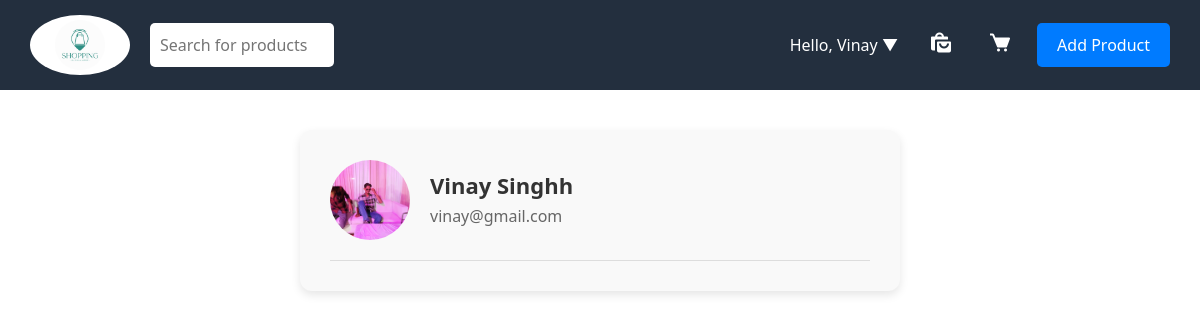
Screenshot of /profile/ (signed in) with the database file from the repository.
### apps/shop/models.py (models this page shows)
class User(AbstractUser):
    username = None
    email = models.EmailField(unique=True)
    first_name = models.CharField(max_length=20, null=True, blank=True)
    last_name = models.CharField(max_length=20, null=True, blank=True)
    password = models.CharField(max_length=128)
    image = models.ImageField(upload_to='profile_images/', null=True, blank=True)
    USERNAME_FIELD = 'email'
    REQUIRED_FIELDS = []

### apps/shop/views.py (the view)
# urls.py: path('profile/', ProfileView.as_view(), name='user_profile'),
class ProfileView(TemplateView):
    template_name = 'profile.html'

### Templates/profile.html
{% extends 'base.html' %}
{% block content %}
<div style="max-width: 600px; margin: 40px auto; background-color: #f9f9f9; padding: 30px; border-radius: 12px; box-shadow: 0 4px 10px rgba(0, 0, 0, 0.1);">
    <div style="display: flex; align-items: center; border-bottom: 1px solid #ddd; padding-bottom: 20px;">
        <img src="{{ user.image.url }}" alt="Profile Picture" style="border-radius: 50%; width: 80px; height: 80px; object-fit: cover; margin-right: 20px;">
        <div>
            <h1 style="margin: 0; font-size: 22px; font-weight: 600; color: #333;">{{ user.first_name }} {{ user.last_name }}</h1>
            <p style="margin: 5px 0 0 0; font-size: 16px; color: #666;">{{ user.email }}</p>
        </div>
    </div>
</div>
{% endblock %}

### Templates/header.html (shortened to what this page needs)
{% load static %}
<header style="display: flex; justify-content: space-between; align-items: center; padding: 15px 30px; background-color: #232f3e; color: #ffffff;">
    <div style="display: flex; align-items: center; background-color: #ffffff; padding: 5px; border-radius: 50%;">
        <a href="{% url 'product_list' %}" style="text-decoration: none;">
            <img src="{% static 'logo.png' %}" alt="My Store Logo" style="height: 50px; width: 50px; border-radius: 50%; object-fit: cover; margin: 0px 20px;">
        </a>
    </div>
    <div style="flex: 1; margin: 0 20px;">
        <input type="text" placeholder="Search for products" style="width: 30%; padding: 10px; border-radius: 5px; border: none; font-size: 1em;">
    </div>
    <div style="display: flex; align-items: center; gap: 15px;">
        {% if user.is_authenticated %}
            <div style="position: relative;">
                <button style="background-color: transparent; border: none; color: #ffffff; cursor: pointer; font-size: 1em;">
                    Hello, {{ user.first_name }} ▼
                </button>
            </div>
            <a href="{% url 'preorder-list' %}" style="display: block; padding: 10px; color: #000000; text-decoration: none;">
                <i style="color: white; font-size: 24px;" class='bx bxs-shopping-bags'></i>
            </a>
            <a href="{% url 'cart' %}" style="display: block; padding: 10px; color: #000000; text-decoration: none;">
                <i style="color: white; font-size: 24px;" class='bx bxs-cart'></i>
            </a>
            <a href="{% url 'create_product' %}" style="padding: 10px 20px; background-color: #007bff; color: #ffffff; border: none; border-radius: 5px; text-decoration: none; font-size: 1em;">
                Add Product
            </a>
        {% else %}
            <a href="{% url 'login' %}" style="padding: 10px 20px; background-color: #28a745; color: #ffffff; border: none; border-radius: 5px; text-decoration: none; font-size: 1em;">
                Login
            </a>
        {% endif %}
    </div>
</header>

### rows the page displays
User: first_name "Vinay", image (picture), last_name "Singhh", email "vinay@gmail.com"
